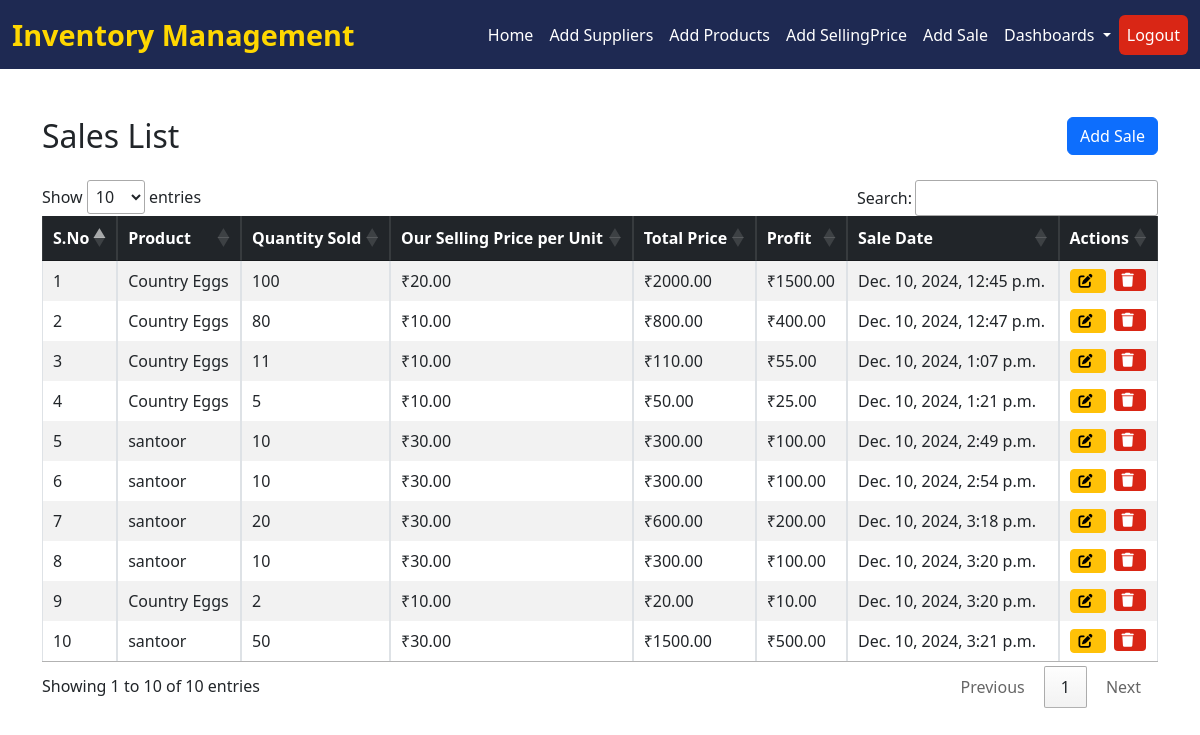
Before: /sales/ with the older database file.
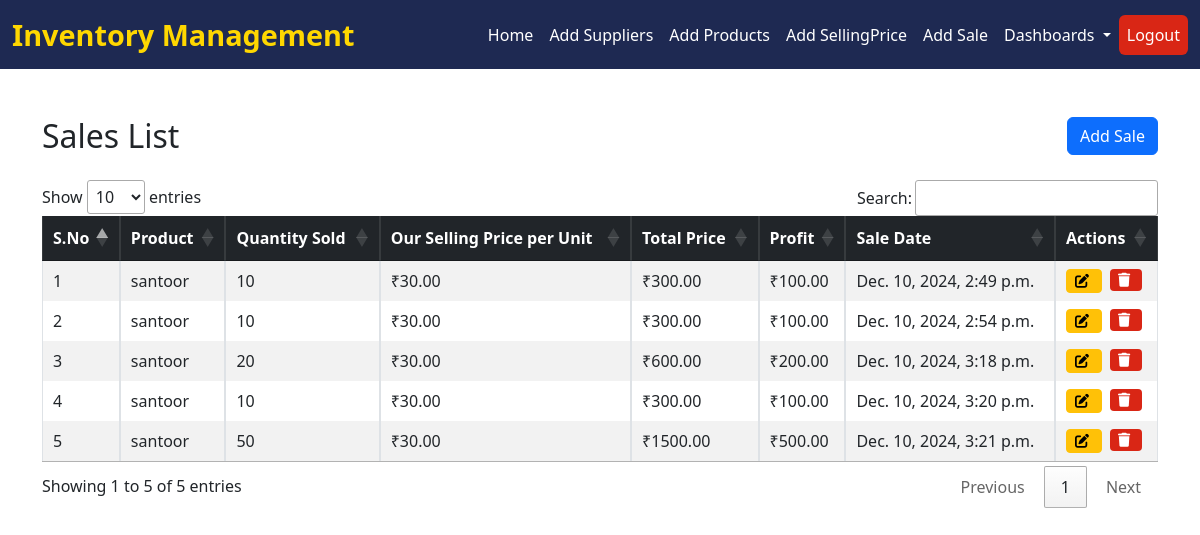
After: the same page with the newer database file.
### stock_analysis/models.py (models this page shows, shortened)
class Sale(models.Model):
    supplier_product = models.ForeignKey(SupplierProduct, on_delete=models.CASCADE, null=True, blank=True)
    quantity_sold = models.IntegerField()
    our_selling_price_per_unit = models.DecimalField(default=0, max_digits=10, decimal_places=2, null=True, blank=True)
    total_price = models.DecimalField(max_digits=10, decimal_places=2, editable=False)
    profit = models.DecimalField(max_digits=10, decimal_places=2, editable=False)
    sale_date = models.DateTimeField(default=now)
    customer_name=models.CharField(max_length=100,default="Unknown Customers", blank=True, null=True)
    customer_mobile=models.CharField(max_length=15, blank=True, null=True)
    from decimal import Decimal

class SupplierProduct(models.Model):
    supplier = models.ForeignKey(Supplier, on_delete=models.CASCADE,null=True, blank=True)  # Link to Supplier
    name = models.CharField(max_length=100, default="Unknown Product")  # Default name
    category = models.CharField(max_length=50, blank=True, null=True)  # Product category
    selling_price_per_unit=models.DecimalField(default=0, max_digits=10, decimal_places=2, null=True, blank=True)
    stock_quantity = models.IntegerField(default=0)  # Current stock quantity
    cost_price = models.DecimalField(max_digits=10, decimal_places=2)  # Cost price per unit
    supplied_date = models.DateField(auto_now_add=True)  # Date of supply

### stock_analysis/sales_views.py (the view)
# urls.py: path("sales/", sales_views.sales_list, name="sales_list"),
def sales_list(request):
    sales = Sale.objects.select_related("supplier_product__supplier")
    return render(request, "sales/sales_list.html", {"sales": sales})

### stock_analysis/templates/sales/sales_list.html (shortened to what this page needs)
{% extends 'index.html' %}
{% block content %}
<div class="container mt-5">
    <div class="d-flex justify-content-between align-items-center mb-4">
        <h2 class="mb-0">Sales List</h2>
        <a href="{% url 'add_sale' %}" class="btn btn-primary">Add Sale</a>
    </div>
    <div class="table-responsive">
        <table class="table table-bordered table-striped table-hover" id="salesTable">
            <thead class="table-dark">
                <tr>
                    <th>S.No</th>
                    <th>Product</th>
                    <th>Quantity Sold</th>
                    <th>Our Selling Price per Unit</th>
                    <th>Total Price</th>
                    <th>Profit</th>
                    <th>Sale Date</th>
                    <th>Actions</th>
                </tr>
            </thead>
            <tbody>
                {% for sale in sales %}
                <tr>
                    <td>{{ forloop.counter }}</td>
                    <td>{{ sale.supplier_product.name }}</td>
                    <td>{{ sale.quantity_sold }}</td>
                    <td>₹{{ sale.our_selling_price_per_unit }}</td>
                    <td>₹{{ sale.total_price }}</td>
                    <td>₹{{ sale.profit }}</td>
                    <td>{{ sale.sale_date }}</td>
                    <td class="d-flex">
                        <a href="{% url 'update_sale' sale.id %}" class="btn btn-warning btn-sm me-2 d-flex align-items-center">
                            <i class="fas fa-edit me-1"></i>
                        </a>
                        <form action="{% url 'delete_sale' sale.id %}" method="POST" style="display: inline;">
                            <button type="submit" class="btn btn-danger btn-sm d-flex align-items-center" onclick="return confirm('Are you sure you want to delete this sale?');">
                                <i class="fas fa-trash me-1"></i>
                            </button>
                        </form>
                    </td>
                </tr>
                {% empty %}
                <tr>
                    <td colspan="7" class="text-center">No sales data available.</td>
                </tr>
                {% endfor %}
            </tbody>
        </table>
    </div>
</div>
<link rel="stylesheet" href="https://cdn.datatables.net/1.13.6/css/jquery.dataTables.min.css">
{% endblock %}

Changed rows visible on the page:
removed Sale: supplier_product.name "Country Eggs", quantity_sold "100", our_selling_price_per_unit "20.00", total_price "2000.00", profit "1500.00", sale_date "Dec. 10, 2024, 12:45 p.m."
removed Sale: supplier_product.name "Country Eggs", quantity_sold "80", our_selling_price_per_unit "10.00", total_price "800.00", profit "400.00", sale_date "Dec. 10, 2024, 12:47 p.m."
removed Sale: supplier_product.name "Country Eggs", quantity_sold "11", our_selling_price_per_unit "10.00", total_price "110.00", profit "55.00", sale_date "Dec. 10, 2024, 1:07 p.m."
removed Sale: supplier_product.name "Country Eggs", quantity_sold "5", our_selling_price_per_unit "10.00", total_price "50.00", profit "25.00", sale_date "Dec. 10, 2024, 1:21 p.m."
removed Sale: supplier_product.name "Country Eggs", quantity_sold "2", our_selling_price_per_unit "10.00", total_price "20.00", profit "10.00", sale_date "Dec. 10, 2024, 3:20 p.m."
Other visible differences:
text written by a page script: "Show entries Search: Showing 1 to 10 of 10 entries Previous 1 Next" → "Show entries Search: Showing 1 to 5 of 5 entries Previous 1 Next"
